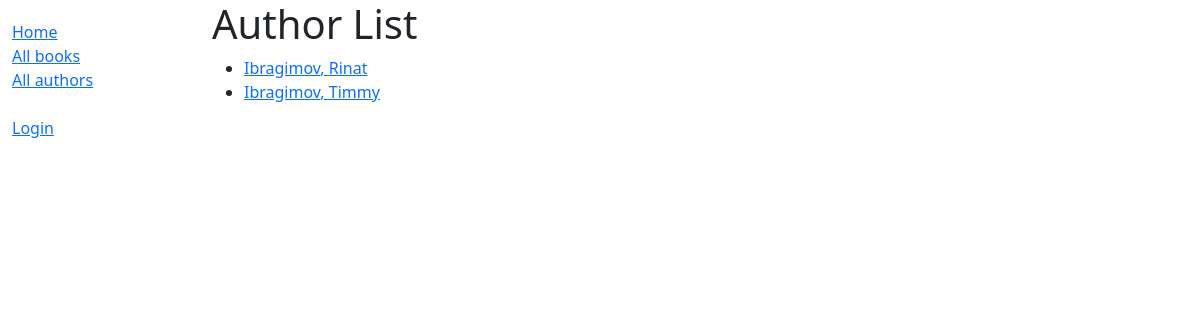
The page /catalog/authors/all/ on the database as committed earlier.
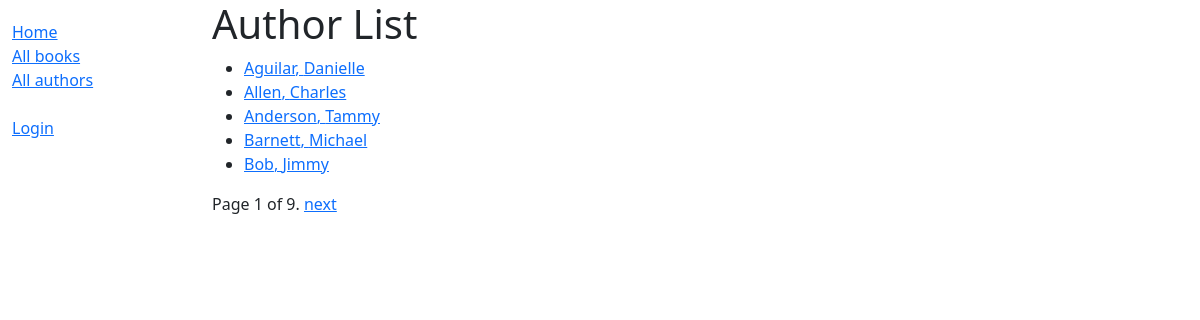
The same page on the database as committed later.
### catalog/models.py (models this page shows, shortened)
class Author(models.Model):
    first_name = models.CharField(max_length=100)
    last_name = models.CharField(max_length=100)
    dob = models.DateField(
        null=True,
        blank=True
    )
    dod = models.DateField(
        'died',
        null=True,
        blank=True
    )
    def get_absolute_url(self):
        return reverse('authors-detail', args=[str(self.id)])
    class Meta:
        ordering = ['last_name', 'first_name']
        permissions = (
            ('can_edit_authors', 'Can modify available list of authors'),
        )

### catalog/views.py (the view)
# urls.py: path('authors/all/', views.AuthorListView.as_view(), name='authors-all'),
class AuthorListView(generic.ListView):
    template_name = 'author_list.html'
    model = Author
    context_object_name = 'author_list'
    paginate_by = 5

### catalog/templates/author_list.html (shortened to what this page needs)
{% extends 'base.html' %}
{% block content %}
    <h1>Author List</h1>
    {% if author_list %}
        <ul>
            {% for author in author_list %}
                <li>
                    <a href="{{ author.get_absolute_url }}">
                        {{ author.last_name }}, {{ author.first_name }}</a>
                </li>
            {% endfor %}
        </ul>
    {% else %}
        <p>There are no registered authors in the library!</p>
    {% endif %}
    {{ block.super }}
{% endblock %}

Rows that differ between the two databases and show on the page:
no longer on this page (row edited): Author: last_name "Ibragimov", first_name "Rinat"
no longer on this page (row unchanged): Author: last_name "Ibragimov", first_name "Timmy"
added Author: last_name "Aguilar", first_name "Danielle"
added Author: last_name "Allen", first_name "Charles"
added Author: last_name "Anderson", first_name "Tammy"
added Author: last_name "Barnett", first_name "Michael"
added Author: last_name "Bob", first_name "Jimmy"
Other text that changed with them:
{{ page_obj.number }}: (not shown) → "1"
{{ page_obj.paginator.num_pages }}: (not shown) → "9"
text now shown: "Page of . next"
